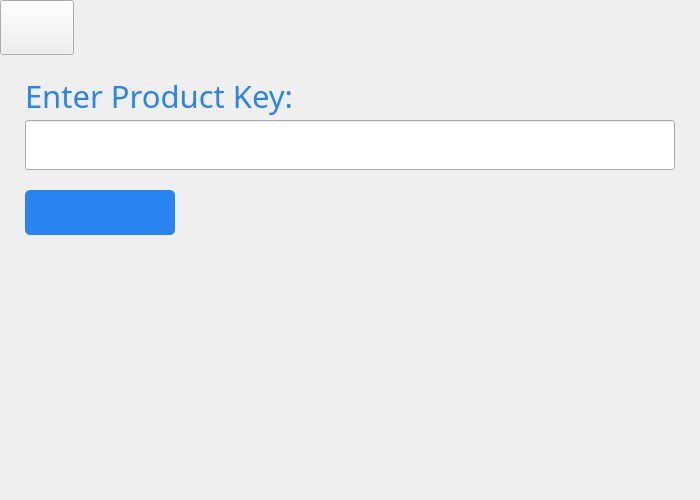
<?xml version="1.0" encoding="UTF-8"?>
<ui version="4.0">
 <class>settings</class>
 <widget class="QWidget" name="settings">
  <property name="geometry">
   <rect>
    <x>0</x>
    <y>0</y>
    <width>700</width>
    <height>500</height>
   </rect>
  </property>
  <property name="font">
   <font>
    <family>Oswald</family>
    <pointsize>14</pointsize>
   </font>
  </property>
  <property name="windowTitle">
   <string>Settings</string>
  </property>
  <widget class="QPushButton" name="back">
   <property name="geometry">
    <rect>
     <x>0</x>
     <y>0</y>
     <width>74</width>
     <height>55</height>
    </rect>
   </property>
   <property name="styleSheet">
    <string notr="true">#back{
border-image: url(:/graphics/common/back.png);
}</string>
   </property>
   <property name="text">
    <string/>
   </property>
  </widget>
  <widget class="QLabel" name="label">
   <property name="geometry">
    <rect>
     <x>25</x>
     <y>75</y>
     <width>281</width>
     <height>41</height>
    </rect>
   </property>
   <property name="font">
    <font>
     <family>Myriad Pro</family>
     <pointsize>23</pointsize>
     <weight>50</weight>
     <bold>false</bold>
    </font>
   </property>
   <property name="styleSheet">
    <string notr="true">color:rgb(41, 132, 242);</string>
   </property>
   <property name="text">
    <string>Enter Product Key:</string>
   </property>
  </widget>
  <widget class="QLineEdit" name="key">
   <property name="geometry">
    <rect>
     <x>25</x>
     <y>120</y>
     <width>650</width>
     <height>50</height>
    </rect>
   </property>
   <property name="text">
    <string/>
   </property>
  </widget>
  <widget class="QPushButton" name="save">
   <property name="geometry">
    <rect>
     <x>25</x>
     <y>190</y>
     <width>150</width>
     <height>45</height>
    </rect>
   </property>
   <property name="styleSheet">
    <string notr="true">#save{
	image: url(:/graphics/settings/images/save.png);
	background-color: rgb(41, 132, 242);
	border:none;
	border-radius:5px;
}
#save:hover{
	image: url(:/graphics/settings/images/save_press.png);
	border: 2px solid rgb(41,132,242);	
	background-color: rgb(255,255,255);

}</string>
   </property>
   <property name="text">
    <string/>
   </property>
  </widget>
 </widget>
 <resources/>
 <connections/>
</ui>
